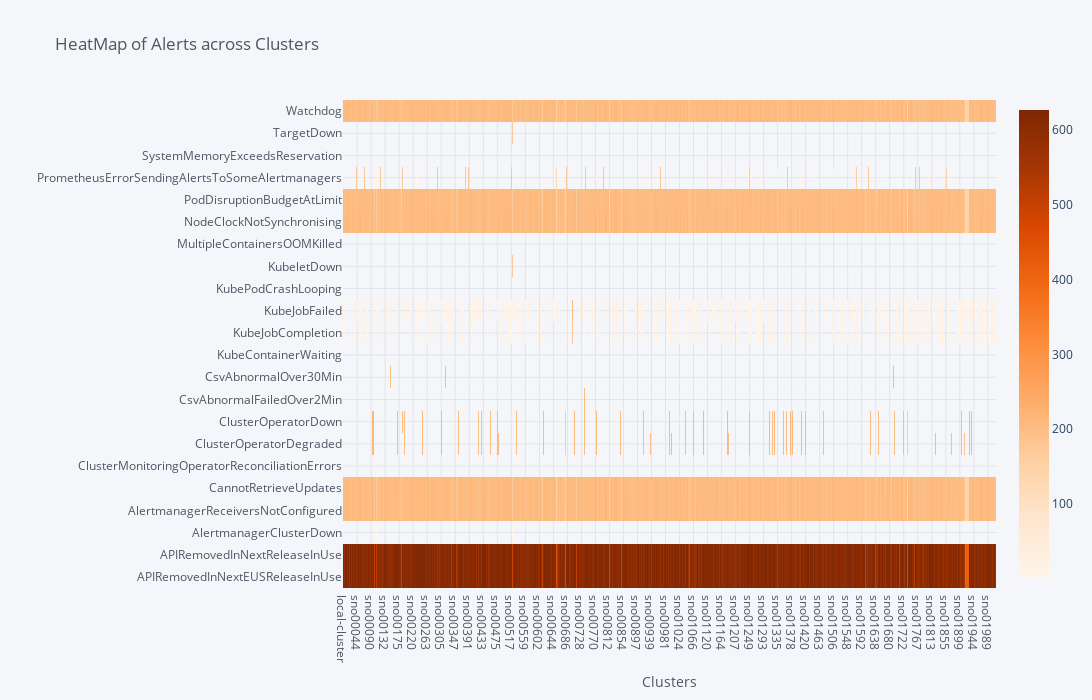

The notebook cell saved with this chart:
### Markdown cell above
### Heatmap of clusters and Alerts with Alternate Visualization

### Code cell
#importing plotly and cufflinks in offline mode
import cufflinks as cf
import plotly.offline
cf.go_offline()
cf.set_config_file(offline=False, world_readable=True,dimensions=(6000,700))

alert_cluster_scatter = alert_total_df.groupby(["alertname","cluster"])["value"].sum()
alert_cluster_scatter=alert_cluster_scatter.unstack(level=0)

alert_cluster_scatter.iplot(kind='heatmap',colorscale="Oranges",
                            title="HeatMap of Alerts across Clusters", xTitle="Clusters")

### Figure 1 — Plotly figure (JSON) as saved in the notebook; plotly's stock layout.template omitted (floating-point values rounded to 4 significant figures; data arrays with more than 128 entries replaced by an {"elided": "..."} marker saying what was removed)
{"data": [{"colorscale": [[0, "rgb(255,245,235)"], [0.125, "rgb(254,230,206)"], [0.25, "rgb(253,208,162)"], [0.375, "rgb(253,174,107)"], [0.5, "rgb(253,141,60)"], [0.625, "rgb(241,105,19)"], [0.75, "rgb(217,72,1)"], [0.875, "rgb(166,54,3)"], [1, "rgb(127,39,4)"]], "type": "heatmap", "x": {"elided": "1957 str values"}, "y": ["APIRemovedInNextEUSReleaseInUse", "APIRemovedInNextReleaseInUse", "AlertmanagerClusterDown", "AlertmanagerReceiversNotConfigured", "CannotRetrieveUpdates", "ClusterMonitoringOperatorReconciliationErrors", "ClusterOperatorDegraded", "ClusterOperatorDown", "CsvAbnormalFailedOver2Min", "CsvAbnormalOver30Min", "KubeContainerWaiting", "KubeJobCompletion", "KubeJobFailed", "KubePodCrashLooping", "KubeletDown", "MultipleContainersOOMKilled", "NodeClockNotSynchronising", "PodDisruptionBudgetAtLimit", "PrometheusErrorSendingAlertsToSomeAlertmanagers", "SystemMemoryExceedsReservation", "TargetDown", "Watchdog"], "z": {"elided": "22x1957 int values"}, "zmax": null, "zmin": null}], "layout": {"height": 700, "legend": {"bgcolor": "#F5F6F9", "font": {"color": "#4D5663"}}, "paper_bgcolor": "#F5F6F9", "plot_bgcolor": "#F5F6F9", "title": {"font": {"color": "#4D5663"}, "text": "HeatMap of Alerts across Clusters"}, "width": 6000, "xaxis": {"gridcolor": "#E1E5ED", "showgrid": true, "tickfont": {"color": "#4D5663"}, "title": {"font": {"color": "#4D5663"}, "text": "Clusters"}, "zerolinecolor": "#E1E5ED"}, "yaxis": {"gridcolor": "#E1E5ED", "showgrid": true, "tickfont": {"color": "#4D5663"}, "title": {"font": {"color": "#4D5663"}, "text": ""}, "zerolinecolor": "#E1E5ED"}}}
